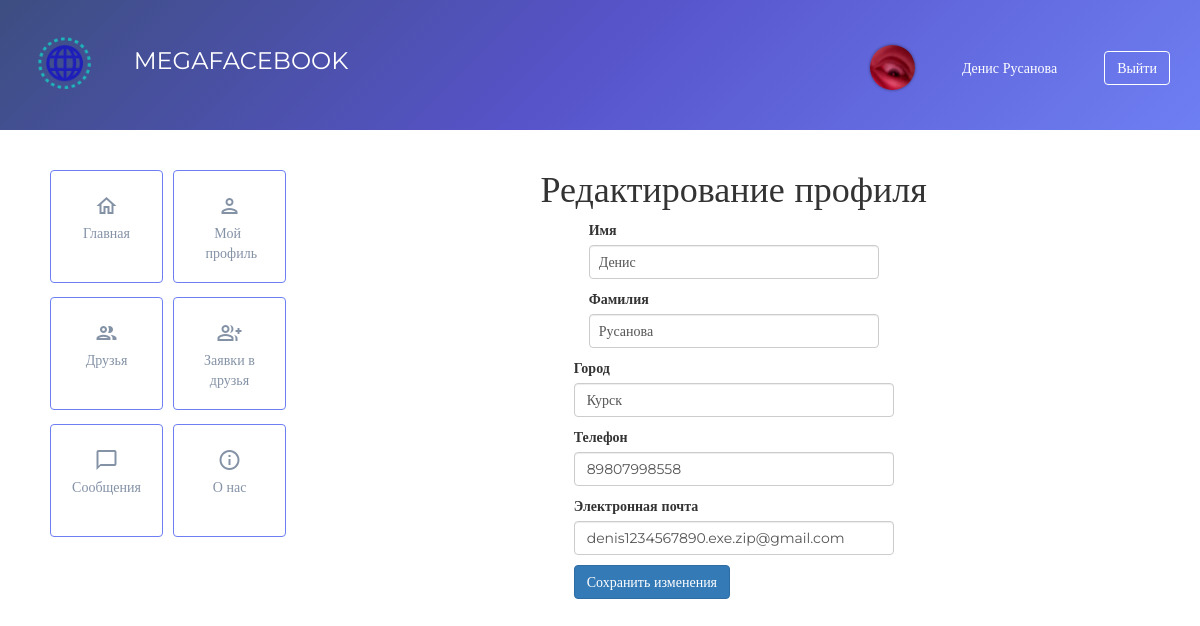
/profiles_update/ (signed in), run on the app's committed database.
### data/users.py (models this page shows, shortened)
class User(SqlAlchemyBase, UserMixin, SerializerMixin):
    __tablename__ = 'users'
    id = sqlalchemy.Column(sqlalchemy.Integer,
                           primary_key=True, autoincrement=True)
    name = sqlalchemy.Column(sqlalchemy.String, nullable=True)
    surname = sqlalchemy.Column(sqlalchemy.String, nullable=True)
    photo = sqlalchemy.Column(sqlalchemy.String, nullable=True)
    email = sqlalchemy.Column(sqlalchemy.String,
                              index=True, unique=True, nullable=True)
    phone = sqlalchemy.Column(sqlalchemy.String, nullable=True, unique=True)
    birthday = sqlalchemy.Column(sqlalchemy.DateTime, nullable=True)
    city = sqlalchemy.Column(sqlalchemy.String, nullable=True)
    registration_date = sqlalchemy.Column(sqlalchemy.DateTime,
                                          default=datetime.datetime.now)
    hashed_password = sqlalchemy.Column(sqlalchemy.String, nullable=True)

### main.py (the view, shortened to what this page needs)
@app.route('/profiles_update/', methods=['GET', 'POST'])
@login_required
def edit_profile():
    parameters['message'] = ""
    parameters['title'] = 'Редактировать профиля'
    form = UpdateForm()
    parameters['form'] = form
    if request.method == "GET":
        db_sess = db_session.create_session()
        user = db_sess.query(User).filter(current_user.id == User.id).first()
        if user:
            form.name.data = user.name
            form.surname.data = user.surname
            form.email.data = user.email
            form.phone.data = user.phone
            form.city.data = user.city
        else:
            abort(404)
    return render_template('profile_update.html', **parameters)

### forms/profile_update.py
class UpdateForm(FlaskForm):
    name = StringField('Имя', validators=[DataRequired()])
    surname = StringField('Фамилия', validators=[DataRequired()])
    email = EmailField('Электронная почта', validators=[DataRequired()])
    phone = StringField('Телефон', validators=[DataRequired()])
    city = StringField('Город', validators=[DataRequired()])
    submit = SubmitField('Сохранить изменения')

### data/db_session.py (called while the page is built)
def create_session() -> Session:
    global __factory
    return __factory()

### main.py (called while the page is built)
@login_manager.user_loader
def load_user(user_id):
    db_sess = db_session.create_session()
    return db_sess.query(User).get(user_id)

### templates/profile_update.html (shortened to what this page needs)
{% extends "base.html" %}
{% block content %}
    <h1>Редактирование профиля</h1>
    <form action="" method="post" class="form-registration">
        <div class="name-surname">
            <p>
                {{ form.name.label }}<br>
                {{ form.name(class="form-control sized") }}<br>
            </p>
            <p>
                {{ form.surname.label }}<br>
                {{ form.surname(class="form-control sized") }}<br>
            </p>
        </div>
        <p>
            {{ form.city.label }}<br>
            {{ form.city(class="form-control sized") }}<br>
        </p>
        <p>
            {{ form.phone.label }}<br>
            {{ form.phone(class="form-control sized") }}<br>
        </p>
        <p>
            {{ form.email.label }}<br>
            {{ form.email(class="form-control sized", type="email") }}<br>
        </p>
        <p>{{ form.submit(type="submit", class="btn btn-primary trans") }}</p>
    </form>
{% endblock %}

### templates/base.html (shortened to what this page needs)
<!DOCTYPE html>
<html lang="en">
    <head>
        <link rel="stylesheet" type="text/css" href="{{ url_for('static', filename='css/bootstrap.css') }}" />
        <link rel="stylesheet" type="text/css" href="{{ url_for('static', filename='css/style.css') }}" />
    </head>
    <header>
        <div class="header">
            <a href="/">
                <img src="{{ url_for('static', filename='img/logo-min.png') }}" class="text-start wh-130 inl-block">
                <span class="md-24 inl-block">MEGAFACEBOOK</span>
            </a>
            <div class="header-end">
                {% if current_user.is_authenticated %}
                <a href="/profiles/id{{ current_user.id }}"><img alt="avatar" class="header-avatar" src="{{ url_for('static', filename='img/upload/'+ current_user.photo) }}"></a>
                    <a href="/profiles/id{{ current_user.id }}">{{ current_user.name }} {{ current_user.surname }}</a>
                    <a class="btn transparently trans" href="/logout">
                        Выйти
                    </a>
                {% endif %}
            </div>
        </div>
    </header>
    <body>
        <div class="sidebar">
            <div class="main-buttons">
                {% for button in sidebar['sidebar'] %}
                    <a class="btn btn-sq-lg btn-primary-g trans" href="{{ button['url'] }}">
                        <div class="elements">
                            <span class="material-icons-outlined">{{ button['icon'] }}</span><br>
                            <span class="main-menu-text">{{ button['title'] }}</span>
                        </div>
                    </a>
                {% endfor %}
            </div>
        </div>
        <div class="main-wrap">
            {% block content %}
            {% endblock %}
        </div>
    </body>
</html>

### static/css/style.css (style rules this page uses)
body { font-family: 'Montserrat'; }
.header { display: block; width: 100%; color: #fff; background-image: linear-gradient(-225deg, #3D4E81 0%, #5753C9 48%, #6E7FF3 100%); border-color: #6E7FF3; }
.header a { text-decoration: none; color: #fff; }
.btn-primary-g { color: #fff; background-image: linear-gradient(-225deg, #3D4E81 0%, #5753C9 48%, #6E7FF3 100%); border-color: #6E7FF3; }
.md-24 { font-size: 24px; }
.wh-130 { width: 130px; height: 130px; }
.inl-block { display: inline-block; }
.sidebar { display: inline-block; margin-left: 40px; vertical-align: top; width: 250px; height: 150%; min-width: 250px; margin-right: 40px; margin-top: 40px; }
.sidebar a { text-align: center; width: 113px!important; height: 113px!important; float: left; background: transparent; color: #8492a6; margin: 0 0 14px 10px; }
.sidebar .elements { margin-top: 20%; }
.trans { transition: .3s; }
.main-wrap { margin-top: 20px; display: inline-block; text-align: center; text-decoration: none; width: calc(100% - 400px); }
.main-menu-text { white-space: pre-wrap; }
.sized { display: inline-block; width: 100%; }
.name-surname { display: flex; flex-wrap: wrap; align-content: stretch; justify-content: space-evenly; }
.name-surname .sized { width: 100%; margin-right: 100px; padding: 9px; }
.form-registration { text-align: initial; width: 40%; margin-left: auto; margin-right: auto; }
.header-end { display: flex; justify-content: space-between; align-items: center; flex-wrap: wrap; align-content: space-between; float: right; margin-top: 45px; margin-right: 30px; width: 300px; }
.transparently { background-color: #ffffff00; border-color: #ffffff; }
.header-avatar { max-width: 45px; max-height: 45px; min-width: 45px; overflow: hidden; height: 45px; width: auto; border-radius: 50px; box-shadow: 0 0 3px rgb(0 0 0 / 50%); }

### data on the page
User: photo (picture), name "Денис", surname "Русанова", city "Курск", phone "89807998558", email "denis1234567890.exe.zip@gmail.com"

### other printed values
{{ button['title'] }} "Главная" "Мой профиль" "Друзья" "Заявки в друзья" "Сообщения" "О нас"
